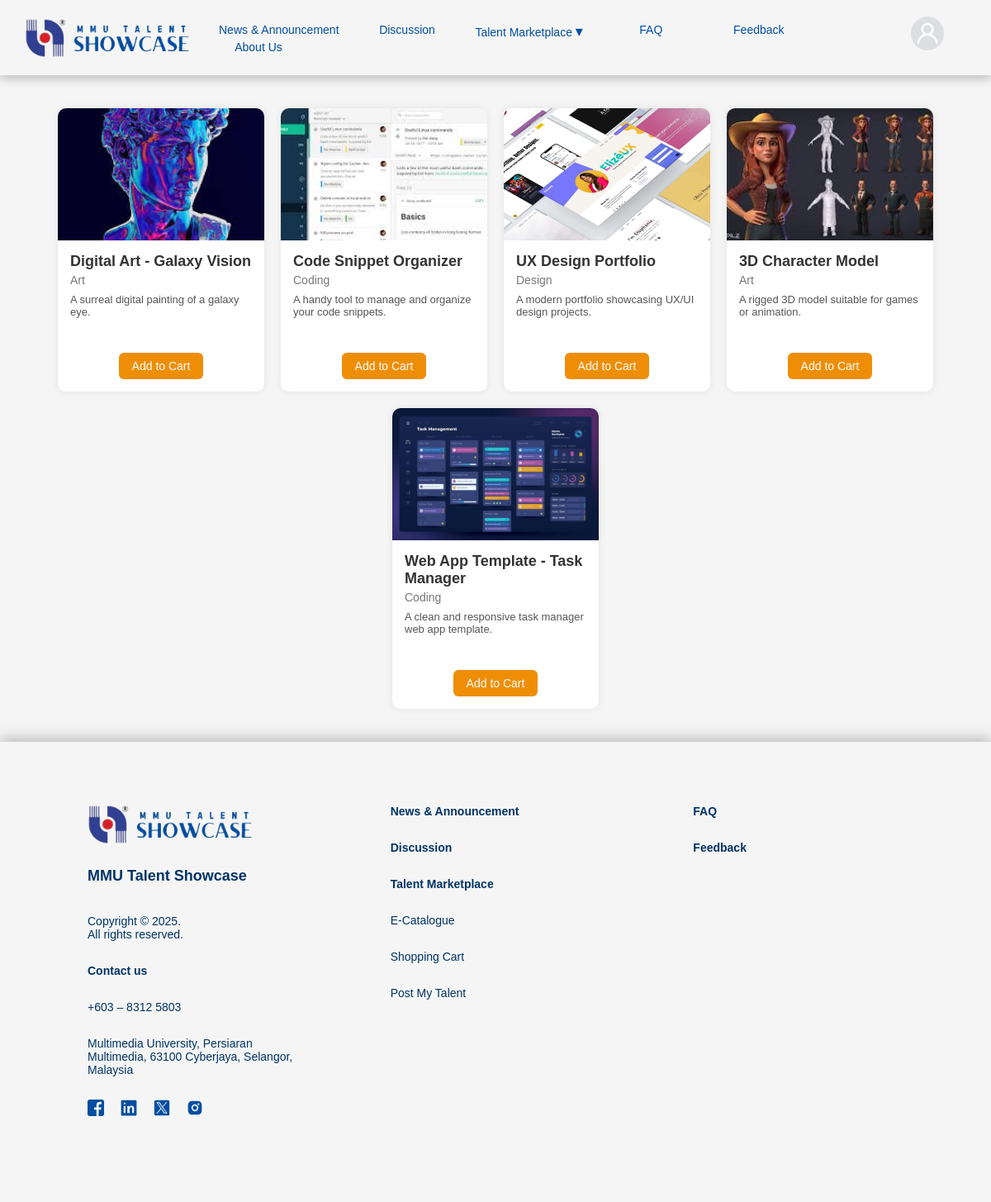
The page /members/view_catalog.php (signed in) on the database its author committed.
### tables this page shows
CREATE TABLE `product` (
  `Product_ID` int(11) NOT NULL,
  `AdminID` int(11) DEFAULT NULL,
  `Title` varchar(100) DEFAULT NULL,
  `Category` varchar(100) DEFAULT NULL,
  `Description` text DEFAULT NULL,
  `Product_Image` varchar(255) DEFAULT NULL,
  `Upload_Date` datetime DEFAULT current_timestamp(),
  `Status` enum('active','inactive','sold') DEFAULT 'active',
  `UserID` int(11) DEFAULT NULL
);

### members/view_catalog.php (the view, shortened to what this page needs)
<?php
include '../includes/header_user.php';
$conn = OpenCon();
$sql = "SELECT * FROM PRODUCT WHERE Status = 'active' ORDER BY Upload_Date DESC";
$result = $conn->query($sql);
?>
<!DOCTYPE html>
<html>
<head>
    <link rel="stylesheet" href="../css/dashboard-admin.css">
    <link rel="stylesheet" href="../css/view_catalog.css">
</head>
<body>
    <div class="catalog-container">
        <?php while ($row = $result->fetch_assoc()): ?>
            <div class="catalog-card">
                <img src="../<?= $row['Product_Image'] ?>" alt="Product Image" style="width:100%; max-height:200px;">
                <div class="card-body">
                    <h4><?= htmlspecialchars($row['Title']) ?></h4>
                    <div class="category"><?= htmlspecialchars($row['Category']) ?></div>
                    <div class="description"><?= htmlspecialchars($row['Description']) ?></div>
                    <form method="POST" action="add_to_cart.php">
                        <button type="submit">Add to Cart</button>
                    </form>
                </div>
            </div>
        <?php endwhile; ?>
    </div>
<?php include '../includes/footer.php'; ?>
</body>
</html>

### includes/header.css (style rules this page uses)
body { margin: 0; font-family:'Lucida Sans', 'Lucida Sans Regular', 'Lucida Grande', 'Lucida Sans Unicode', Geneva, Verdana, sans-serif; }

### css/dashboard-admin.css (style rules this page uses)
* { margin: 0; padding: 0; box-sizing: border-box; }
body { font-family:'Lucida Sans', 'Lucida Sans Regular', 'Lucida Grande', 'Lucida Sans Unicode', Geneva, Verdana, sans-serif; background-color: #f5f5f5; color: #333; }

### css/view_catalog.css (style rules this page uses)
.catalog-container { max-width: 1200px; margin: 40px auto; padding: 0 20px; display: flex; flex-wrap: wrap; gap: 20px; justify-content: center; }
.catalog-card { width: 250px; background: white; border-radius: 10px; box-shadow: 0 0 10px rgba(0,0,0,0.08); overflow: hidden; transition: 0.3s ease; }
.catalog-card img { width: 100%; height: 160px; object-fit: cover; }
.catalog-card .card-body { padding: 15px; }
.catalog-card h4 { margin: 0; font-size: 18px; color: #333; }
.catalog-card .category { font-size: 14px; color: #777; margin-top: 4px; }
.catalog-card .description { font-size: 13px; color: #555; margin-top: 8px; height: 60px; overflow: hidden; }
.catalog-card form { margin-top: 12px; text-align: center; }
.catalog-card button { background-color: #ee8e07; border: none; color: white; padding: 8px 16px; font-size: 14px; border-radius: 6px; cursor: pointer; }

### includes/footer.css (style rules this page uses)
* { margin: 0; font-family:'Lucida Sans', 'Lucida Sans Regular', 'Lucida Grande', 'Lucida Sans Unicode', Geneva, Verdana, sans-serif; }

### rows shown on the page
product: Product_Image (picture), Title "Digital Art - Galaxy Vision", Category "Art", Description "A surreal digital painting of a galaxy eye."
product: Product_Image (picture), Title "Code Snippet Organizer", Category "Coding", Description "A handy tool to manage and organize your code snippets."
product: Product_Image (picture), Title "UX Design Portfolio", Category "Design", Description "A modern portfolio showcasing UX/UI design projects."
product: Product_Image (picture), Title "3D Character Model", Category "Art", Description "A rigged 3D model suitable for games or animation."
product: Product_Image (picture), Title "Web App Template - Task Manager", Category "Coding", Description "A clean and responsive task manager web app template."
